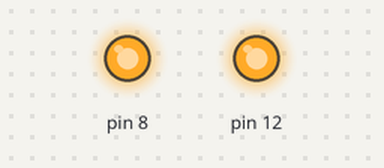
The sketch below on a simulated Arduino Uno, built with avr-gcc and run on an emulated ATmega328P. Parts: output pins drawn as LEDs (lit = HIGH).

Above: at 0.1 s.
Timing chart, 0 to 1.6 s (numbered marks = the images above):
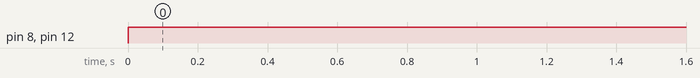

The sketch:

Rover_main.ino
```cpp
//#include <Rover.h>
#include <Arduino.h>

class RoverMotor
{
  public:
    RoverMotor(int pwm, int dir1, int dir2, int ENCA, int ENCB, float kp,float ki);
    void setMotor(int dir, int pwmVal);
    void readEncoder();
  private:
    int pwmPin;
    int dir1Pin;
    int dir2Pin;
    int ENCAPin;
    int ENCBPin;

    float kiMotor;
    float kpMotor;

    volatile int pos_i=0;
    volatile float velocity_i = 0;
    volatile long prevT_i=0;

    float v1Filt = 0;
    float v1Prev = 0;
    float v2Filt = 0;
    float v2Prev = 0;

    float eintegral = 0;

};

RoverMotor::RoverMotor(int pwm, int dir1, int dir2, int ENCA, int ENCB, float kp,float ki){
  pwmPin = pwm;
  dir1Pin = dir1;
  dir2Pin = dir2;

  ENCAPin = ENCA;
  ENCBPin = ENCB;

  kpMotor = kp;
  kiMotor = ki;

  pinMode(pwmPin,OUTPUT);
  pinMode(dir1Pin,OUTPUT);
  pinMode(dir2Pin,OUTPUT);

  };

void RoverMotor::setMotor(int dir, int pwmVal) {
  // sets speed and direction of motor
  analogWrite(pwmPin,pwmVal);//Motor Speed
  if(dir == 1){
    // Turn one way
    digitalWrite(dir1Pin,HIGH);
    digitalWrite(dir2Pin,LOW);
  }
  else if(dir == -1){
    // Turn the other way
    digitalWrite(dir1Pin,LOW);
    digitalWrite(dir2Pin,HIGH);
  }
  else{
    // Or dont turn
    digitalWrite(dir1Pin,LOW);
    digitalWrite(dir2Pin,LOW);
  }
};

void RoverMotor::readEncoder() {
  // Read encoder B when ENCA rises
  int B = digitalRead(ENCBPin);
  int increment = 0;
  if(B>0){
    // If B is high, increment forward
    increment = 1;
  }
  else{
    // Otherwise, increment backward
    increment = -1;
  }
  pos_i = pos_i + increment;

  // Compute velocity with method 2
  long currT = millis();
  float deltaT = ((float) (currT - prevT_i))/1.0e3;
  velocity_i = increment/deltaT;
  prevT_i = currT;
};


//RoverMotor(int pwm, int dir1, int dir2, int ENCA, int ENCB, float kp,float ki);

//RoverMotor motor2=RoverMotor(8,37,36,19,38,3,22);
//RoverMotor motor3=RoverMotor(9,43,42,3,49,3,22);
// RoverMotor motor4=RoverMotor(5,26,27,2,23,3,22);
RoverMotor motor1(12,34,35,18,31,3,22);
RoverMotor motor2(8,37,36,19,38,3,22);
void setup(){
  //insert
  Serial.begin(9600);
  Serial.println();


}

void loop() {
  motor1.setMotor(1, 255);
  motor2.setMotor(-1,255);
//  motor1.readEncoder();
//  // Set the motor speed and direction
}
```

Measured:
- by itself, pin 8, pin 12: LOW → HIGH at 0.00 s
